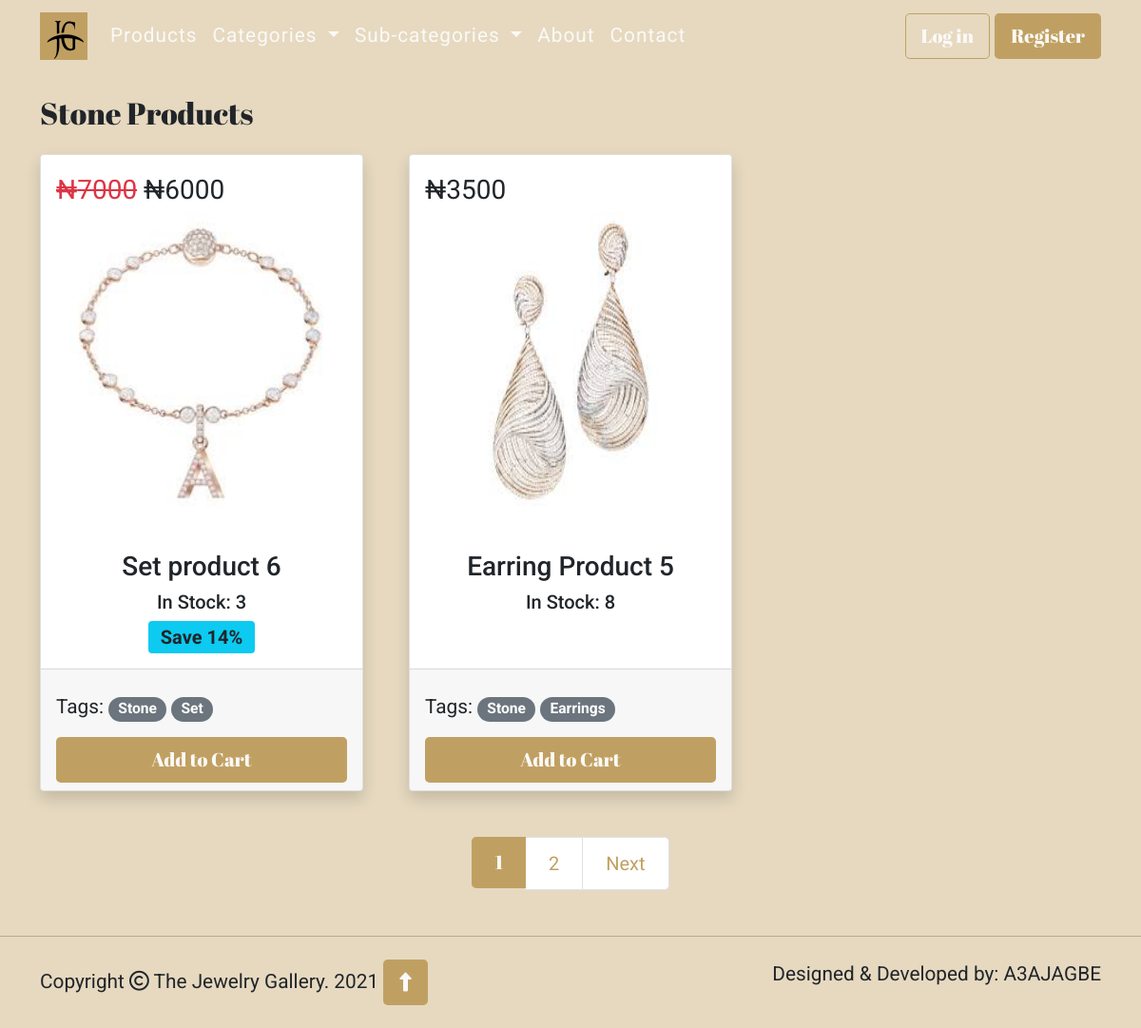
Page /category/2 on the committed database.
### store/models.py (models this page shows, shortened)
class Categories(db.Model):
    id = db.Column(db.Integer, primary_key=True)
    category = db.Column(db.String(50), unique=True, nullable=False)
    products = db.relationship('Products', backref='category', lazy=True)
    def __repr__(self):
        return self.category

class Products(db.Model):
    id = db.Column(db.Integer, primary_key=True)
    name = db.Column(db.String(50), nullable=False)
    price = db.Column(db.Integer, nullable=False)
    discount = db.Column(db.Integer)
    stock = db.Column(db.Integer, nullable=False)
    image = db.Column(db.String(128), unique=True, nullable=False)
    category_id = db.Column(db.Integer, db.ForeignKey('categories.id'), nullable=False)
    sub_category_id = db.Column(db.Integer, db.ForeignKey('subcategories.id'), nullable=False)
    def get_percent_saved(self):
        amount_saved = self.price - self.discount
        return round(amount_saved / self.price * 100)

class Subcategories(db.Model):
    id = db.Column(db.Integer, primary_key=True)
    sub_category = db.Column(db.String(50), unique=True, nullable=False)
    products = db.relationship('Products', backref='subcategory', lazy=True)
    def __repr__(self):
        return self.sub_category

### store/views.py (the view)
@app.route('/category/<int:cat_id>')
def get_category(cat_id):
    page = request.args.get('page', 1, type=int)
    category = Categories.query.filter_by(id=cat_id).first_or_404()
    all_products = Products.query.filter_by(category_id=category.id).order_by(Products.id.desc()).paginate(page=page,
                                                                                                           per_page=2)
    categories = Categories.query.join(Products, (Categories.id == Products.category_id)).all()
    sub_categories = Subcategories.query.join(Products, (Subcategories.id == Products.sub_category_id)).all()
    return render_template('category.html', year=current_year, products=all_products, categories=categories,
                           sub_categories=sub_categories, category=category)

### store/templates/category.html (shortened to what this page needs)
{% extends 'base.html' %}
{% block content %}
  <div class="container products mb-5">
      <h2 class="pb-3">{{ category }} Products</h2>
      {% include "_products_div.html" %}
  </div>
    <div class="container mb-5">
        <div aria-label="Page navigation example ">
          <ul class="pagination pagination-lg justify-content-center">
              {% for page_num in products.iter_pages() %}
                {% if page_num %}
                    {% if products.page == page_num %}
                     <li class="page-item active" aria-current="page"> <span class="page-link">{{ page_num }}</span></li>
                    {% else %}
                    <li class="page-item"><a class="page-link" href="{{ url_for('get_category', cat_id=category.id, page=page_num) }}">{{ page_num }}</a></li>
                    {% endif %}
                {% else %}
                ...
                {% endif %}
               {% endfor %}
              {% if products.has_next %}
                <li class="page-item"><a class="page-link" href="{{ url_for('get_category', cat_id=category.id, page=products.next_num) }}">Next</a></li>
              {% endif %}
          </ul>
        </div>
    </div>
{% endblock %}

### store/templates/_products_div.html
 <div class="row row-cols-1 row-cols-md-3 g-5">
    {% for product in products.items %}
      <div class="col">
            <div class="card h-100 shadow">
                <img src="static/products_images/{{product.image}}" class="card-img-top" alt="{{ product.name }} Image" height="400px">
                <div class="card-img-overlay price-overlay">
                    {% if product.discount %}
                    <p class="card-text fs-3">
                        <s class="text-danger">₦{{ product.price }}</s> ₦{{ product.discount }}</p>
                    {% else %}
                    <p class="card-text fs-3">₦{{ product.price }}</p>
                    {% endif %}
                </div>
                <div class="card-body text-center">
                    <h3 class="card-title">{{ product.name }}</h3>
                    {% if product.stock > 0 %}
                     <h5>In Stock: {{ product.stock }} </h5>
                    {% else %}
                        <div class="card-img-overlay stock-overlay">
                            <h2 class="text-danger">Out of Stock</h2>
                         </div>
                    {% endif %}
                    {% if product.discount %}
                        <span class="badge bg-info text-dark fs-5">Save {{ product.get_percent_saved() }}%</span>
                    {% endif %}
                </div>
                <div class="card-footer">
                    <p class="text-start pt-3">Tags:
                        <a href="{{ url_for('get_category', cat_id=product.category_id) }}"><span class="badge rounded-pill bg-secondary">{{ product.category }}</span></a>
                        <a href="{{ url_for('get_subcategory', sub_cat_id=product.sub_category_id) }}"><span class="badge rounded-pill bg-secondary">{{ product.subcategory }}</span></a>
                    </p>
                    <div class="d-grid">
                        <a class="btn theme-btn btn-lg" href="#" role="button">Add to Cart</a>
                    </div>
                </div>
            </div>
        </div>
     {% endfor %}
</div>

### store/static/style.css (style rules this page uses)
body { font-size: 1.3rem; font-family: 'Roboto', sans-serif; background: #E6D9C0; }
h1, h2 { font-family: 'Abril Fatface', cursive; }
.theme-btn { background: #C0A062; color: #FBF9F6; font-family: 'Abril Fatface', cursive; }
.home-products .card img, .products .card img { padding: 60px 30px 30px; }
.products { margin-top: 100px; }
.page-item.active .page-link, .page-link:hover { background: #C0A062; border: #C0A062; color: #FBF9F6; font-family: 'Abril Fatface', cursive; }
.page-link { color: #C0A062; }

### rows in the picture
Categories: category "Stone"
Products: image (picture), price "7000", discount "6000", name "Set product 6", stock "3", get_percent_saved "14", category "Stone", subcategory "Set"
Products: image (picture), price "3500", name "Earring Product 5", stock "8", category "Stone", subcategory "Earrings"

### other values in the picture
{{ page_num }} "1"
{{ page_num }} "2"
{{ year }} "2021"
